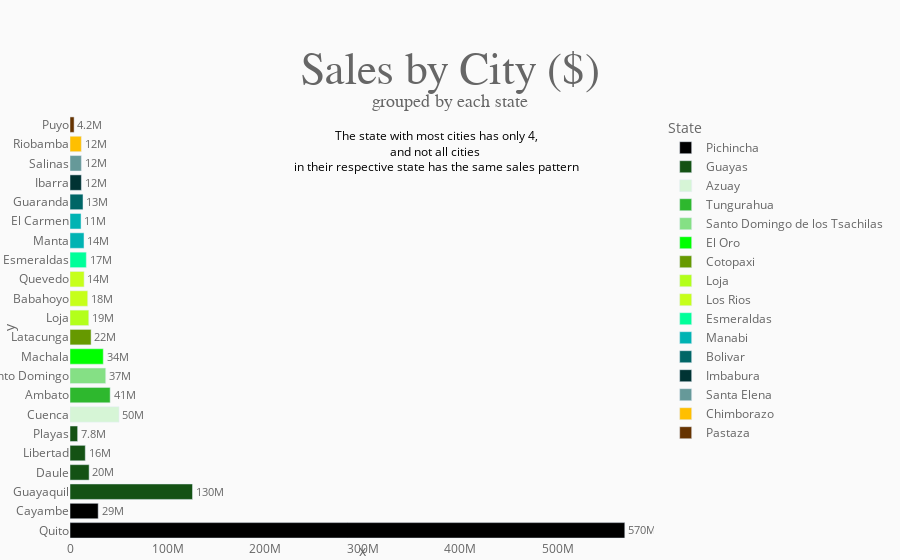

Notebook code cell kept with this figure:
### Code cell
by_city = df_train[["city", "state", "sales", "store_nbr"]].groupby(["city"]).agg({'sales':'sum', 'state':'first', 'store_nbr':'nunique'}).sort_values(by="sales", ascending=False) # grouping sales by city and state

fig = px.bar(y=by_city.index, x=by_city.sales, orientation="h", color=by_city.state, 
             text=by_city.sales, 
             color_discrete_sequence=["#000000", "#145214", "#d6f5d6", "#2eb82e", "#85e085", "#00ff00", "#669900", "#b3ff1a", "#c6ff1a", "#00ff99", "#00b3b3", "#006666", "#003333", "#669999", "#ffbf00", "#663300"],
             labels={"color": "State"})

# updating text position and formatting
fig.update_traces(texttemplate='%{text:.2s}', textposition="outside")
# add text annotation
fig.add_annotation(x=by_city.sales.max()/2.5, y=by_city.index[-1], text="The state with most cities has only 4,<br>and not all cities <br>in their respective state has the same sales pattern", showarrow=False, font=dict(color="black", size=12), xanchor="left", yanchor="top")
# updating figure layout
fig.update_layout(template=custom_template_go,
                    plot_bgcolor='#fafafa', paper_bgcolor='#fafafa',
                    margin=dict(b=20,r=60,l=70,t=115),
                    title={'text': '<span style="font-size:45px; color=#444; font-family:Times New Roman">Sales by City ($)</span><br>grouped by each state<br><br>',
                            'y':0.85, 'x':0.5,
                            'xanchor': 'center', 'yanchor': 'top'}, 
                    )
fig.show()

### Figure 1 — Plotly figure (JSON) as saved in the notebook; plotly's stock layout.template omitted (floating-point values rounded to 4 significant figures)
{"data": [{"alignmentgroup": "True", "hovertemplate": "State=Pichincha<br>x=%{x}<br>y=%{y}<br>text=%{text}<extra></extra>", "legendgroup": "Pichincha", "marker": {"color": "#000000", "pattern": {"shape": ""}}, "name": "Pichincha", "offsetgroup": "Pichincha", "orientation": "h", "showlegend": true, "text": [568700000.0, 28910000.0], "textposition": "outside", "texttemplate": "%{text:.2s}", "type": "bar", "x": [568700000.0, 28910000.0], "xaxis": "x", "y": ["Quito", "Cayambe"], "yaxis": "y"}, {"alignmentgroup": "True", "hovertemplate": "State=Guayas<br>x=%{x}<br>y=%{y}<br>text=%{text}<extra></extra>", "legendgroup": "Guayas", "marker": {"color": "#145214", "pattern": {"shape": ""}}, "name": "Guayas", "offsetgroup": "Guayas", "orientation": "h", "showlegend": true, "text": [125600000.0, 19600000.0, 15650000.0, 7823000.0], "textposition": "outside", "texttemplate": "%{text:.2s}", "type": "bar", "x": [125600000.0, 19600000.0, 15650000.0, 7823000.0], "xaxis": "x", "y": ["Guayaquil", "Daule", "Libertad", "Playas"], "yaxis": "y"}, {"alignmentgroup": "True", "hovertemplate": "State=Azuay<br>x=%{x}<br>y=%{y}<br>text=%{text}<extra></extra>", "legendgroup": "Azuay", "marker": {"color": "#d6f5d6", "pattern": {"shape": ""}}, "name": "Azuay", "offsetgroup": "Azuay", "orientation": "h", "showlegend": true, "text": [50190000.0], "textposition": "outside", "texttemplate": "%{text:.2s}", "type": "bar", "x": [50190000.0], "xaxis": "x", "y": ["Cuenca"], "yaxis": "y"}, {"alignmentgroup": "True", "hovertemplate": "State=Tungurahua<br>x=%{x}<br>y=%{y}<br>text=%{text}<extra></extra>", "legendgroup": "Tungurahua", "marker": {"color": "#2eb82e", "pattern": {"shape": ""}}, "name": "Tungurahua", "offsetgroup": "Tungurahua", "orientation": "h", "showlegend": true, "text": [41160000.0], "textposition": "outside", "texttemplate": "%{text:.2s}", "type": "bar", "x": [41160000.0], "xaxis": "x", "y": ["Ambato"], "yaxis": "y"}, {"alignmentgroup": "True", "hovertemplate": "State=Santo Domingo de los Tsachilas<br>x=%{x}<br>y=%{y}<br>text=%{text}<extra></extra>", "legendgroup": "Santo Domingo de los Tsachilas", "marker": {"color": "#85e085", "pattern": {"shape": ""}}, "name": "Santo Domingo de los Tsachilas", "offsetgroup": "Santo Domingo de los Tsachilas", "orientation": "h", "showlegend": true, "text": [36620000.0], "textposition": "outside", "texttemplate": "%{text:.2s}", "type": "bar", "x": [36620000.0], "xaxis": "x", "y": ["Santo Domingo"], "yaxis": "y"}, {"alignmentgroup": "True", "hovertemplate": "State=El Oro<br>x=%{x}<br>y=%{y}<br>text=%{text}<extra></extra>", "legendgroup": "El Oro", "marker": {"color": "#00ff00", "pattern": {"shape": ""}}, "name": "El Oro", "offsetgroup": "El Oro", "orientation": "h", "showlegend": true, "text": [34090000.0], "textposition": "outside", "texttemplate": "%{text:.2s}", "type": "bar", "x": [34090000.0], "xaxis": "x", "y": ["Machala"], "yaxis": "y"}, {"alignmentgroup": "True", "hovertemplate": "State=Cotopaxi<br>x=%{x}<br>y=%{y}<br>text=%{text}<extra></extra>", "legendgroup": "Cotopaxi", "marker": {"color": "#669900", "pattern": {"shape": ""}}, "name": "Cotopaxi", "offsetgroup": "Cotopaxi", "orientation": "h", "showlegend": true, "text": [21610000.0], "textposition": "outside", "texttemplate": "%{text:.2s}", "type": "bar", "x": [21610000.0], "xaxis": "x", "y": ["Latacunga"], "yaxis": "y"}, {"alignmentgroup": "True", "hovertemplate": "State=Loja<br>x=%{x}<br>y=%{y}<br>text=%{text}<extra></extra>", "legendgroup": "Loja", "marker": {"color": "#b3ff1a", "pattern": {"shape": ""}}, "name": "Loja", "offsetgroup": "Loja", "orientation": "h", "showlegend": true, "text": [19250000.0], "textposition": "outside", "texttemplate": "%{text:.2s}", "type": "bar", "x": [19250000.0], "xaxis": "x", "y": ["Loja"], "yaxis": "y"}, {"alignmentgroup": "True", "hovertemplate": "State=Los Rios<br>x=%{x}<br>y=%{y}<br>text=%{text}<extra></extra>", "legendgroup": "Los Rios", "marker": {"color": "#c6ff1a", "pattern": {"shape": ""}}, "name": "Los Rios", "offsetgroup": "Los Rios", "orientation": "h", "showlegend": true, "text": [18140000.0, 14470000.0], "textposition": "outside", "texttemplate": "%{text:.2s}", "type": "bar", "x": [18140000.0, 14470000.0], "xaxis": "x", "y": ["Babahoyo", "Quevedo"], "yaxis": "y"}, {"alignmentgroup": "True", "hovertemplate": "State=Esmeraldas<br>x=%{x}<br>y=%{y}<br>text=%{text}<extra></extra>", "legendgroup": "Esmeraldas", "marker": {"color": "#00ff99", "pattern": {"shape": ""}}, "name": "Esmeraldas", "offsetgroup": "Esmeraldas", "orientation": "h", "showlegend": true, "text": [16720000.0], "textposition": "outside", "texttemplate": "%{text:.2s}", "type": "bar", "x": [16720000.0], "xaxis": "x", "y": ["Esmeraldas"], "yaxis": "y"}, {"alignmentgroup": "True", "hovertemplate": "State=Manabi<br>x=%{x}<br>y=%{y}<br>text=%{text}<extra></extra>", "legendgroup": "Manabi", "marker": {"color": "#00b3b3", "pattern": {"shape": ""}}, "name": "Manabi", "offsetgroup": "Manabi", "orientation": "h", "showlegend": true, "text": [14330000.0, 11310000.0], "textposition": "outside", "texttemplate": "%{text:.2s}", "type": "bar", "x": [14330000.0, 11310000.0], "xaxis": "x", "y": ["Manta", "El Carmen"], "yaxis": "y"}, {"alignmentgroup": "True", "hovertemplate": "State=Bolivar<br>x=%{x}<br>y=%{y}<br>text=%{text}<extra></extra>", "legendgroup": "Bolivar", "marker": {"color": "#006666", "pattern": {"shape": ""}}, "name": "Bolivar", "offsetgroup": "Bolivar", "orientation": "h", "showlegend": true, "text": [13310000.0], "textposition": "outside", "texttemplate": "%{text:.2s}", "type": "bar", "x": [13310000.0], "xaxis": "x", "y": ["Guaranda"], "yaxis": "y"}, {"alignmentgroup": "True", "hovertemplate": "State=Imbabura<br>x=%{x}<br>y=%{y}<br>text=%{text}<extra></extra>", "legendgroup": "Imbabura", "marker": {"color": "#003333", "pattern": {"shape": ""}}, "name": "Imbabura", "offsetgroup": "Imbabura", "orientation": "h", "showlegend": true, "text": [11670000.0], "textposition": "outside", "texttemplate": "%{text:.2s}", "type": "bar", "x": [11670000.0], "xaxis": "x", "y": ["Ibarra"], "yaxis": "y"}, {"alignmentgroup": "True", "hovertemplate": "State=Santa Elena<br>x=%{x}<br>y=%{y}<br>text=%{text}<extra></extra>", "legendgroup": "Santa Elena", "marker": {"color": "#669999", "pattern": {"shape": ""}}, "name": "Santa Elena", "offsetgroup": "Santa Elena", "orientation": "h", "showlegend": true, "text": [11650000.0], "textposition": "outside", "texttemplate": "%{text:.2s}", "type": "bar", "x": [11650000.0], "xaxis": "x", "y": ["Salinas"], "yaxis": "y"}, {"alignmentgroup": "True", "hovertemplate": "State=Chimborazo<br>x=%{x}<br>y=%{y}<br>text=%{text}<extra></extra>", "legendgroup": "Chimborazo", "marker": {"color": "#ffbf00", "pattern": {"shape": ""}}, "name": "Chimborazo", "offsetgroup": "Chimborazo", "orientation": "h", "showlegend": true, "text": [11610000.0], "textposition": "outside", "texttemplate": "%{text:.2s}", "type": "bar", "x": [11610000.0], "xaxis": "x", "y": ["Riobamba"], "yaxis": "y"}, {"alignmentgroup": "True", "hovertemplate": "State=Pastaza<br>x=%{x}<br>y=%{y}<br>text=%{text}<extra></extra>", "legendgroup": "Pastaza", "marker": {"color": "#663300", "pattern": {"shape": ""}}, "name": "Pastaza", "offsetgroup": "Pastaza", "orientation": "h", "showlegend": true, "text": [4201000.0], "textposition": "outside", "texttemplate": "%{text:.2s}", "type": "bar", "x": [4201000.0], "xaxis": "x", "y": ["Puyo"], "yaxis": "y"}], "layout": {"annotations": [{"font": {"color": "black", "size": 12}, "showarrow": false, "text": "The state with most cities has only 4,<br>and not all cities <br>in their respective state has the same sales pattern", "x": 227500000.0, "xanchor": "left", "y": "Puyo", "yanchor": "top"}], "barmode": "relative", "legend": {"title": {"text": "State"}, "tracegroupgap": 0}, "margin": {"b": 20, "l": 70, "r": 60, "t": 115}, "paper_bgcolor": "#fafafa", "plot_bgcolor": "#fafafa", "title": {"text": "<span style=\"font-size:45px; color=#444; font-family:Times New Roman\">Sales by City ($)</span><br>grouped by each state<br><br>", "x": 0.5, "xanchor": "center", "y": 0.85, "yanchor": "top"}, "xaxis": {"anchor": "y", "domain": [0, 1], "title": {"text": "x"}}, "yaxis": {"anchor": "x", "domain": [0, 1], "title": {"text": "y"}}}}
